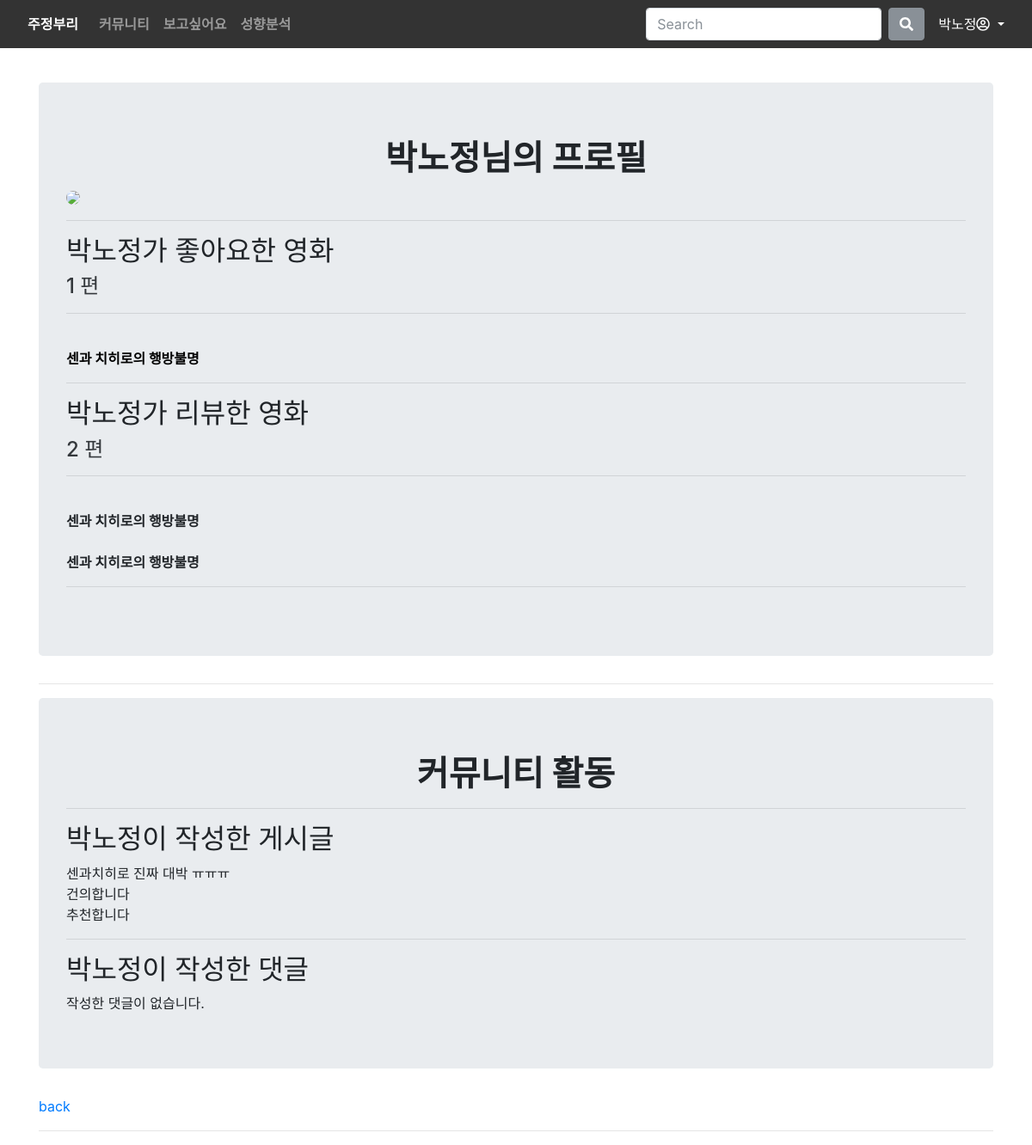
/accounts/박노정/ (signed in), run on an earlier commit of the app's database.
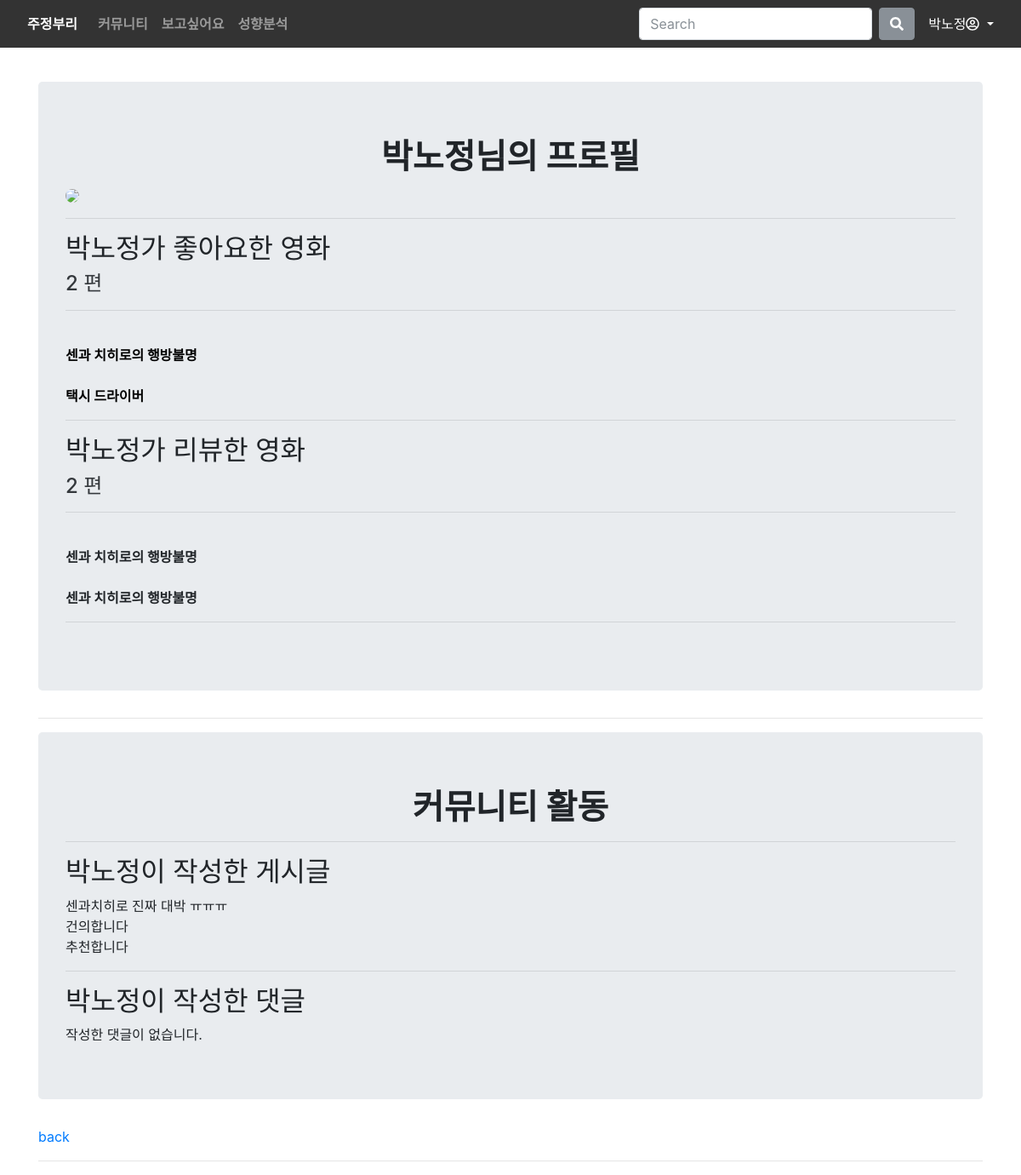
And on a later commit of the database.
### accounts/models.py (models this page shows)
class User(AbstractUser):
    pass

### movies/models.py (models this page shows)
class Movie(models.Model):
    adult = models.BooleanField()
    genres = models.CharField(max_length=200)
    popularity = models.IntegerField()
    original_language = models.CharField(max_length=200)
    original_title = models.CharField(max_length=200)
    poster_path = models.TextField()
    title = models.CharField(max_length=200)
    vote_average = models.IntegerField()
    vote_count = models.IntegerField()
    overview = models.TextField()
    release_date = models.DateField()
    video = models.CharField(max_length=500)
    like_users = models.ManyToManyField(settings.AUTH_USER_MODEL, related_name='like_movies', blank=True)

class Review(models.Model):
    star = models.IntegerField()
    content = models.TextField()
    star = models.IntegerField()
    created_at = models.DateTimeField(auto_now_add = True)
    updated_at = models.DateTimeField(auto_now = True)
    movie = models.ForeignKey(Movie, on_delete=models.CASCADE)
    user = models.ForeignKey(settings.AUTH_USER_MODEL, on_delete=models.CASCADE)

### community/models.py (models this page shows)
class Article(models.Model):
    title= models.CharField(max_length=100)
    content = models.TextField()
    created_at = models.DateTimeField(auto_now_add=True)
    updated_at = models.DateTimeField(auto_now=True)
    user = models.ForeignKey(settings.AUTH_USER_MODEL, on_delete=models.CASCADE)
    purpose = models.IntegerField()

### accounts/views.py (the view)
# urls.py: path('<username>/', views.profile, name='profile'),
@login_required
def profile(request, username):
    person = get_object_or_404(get_user_model(), username=username)
    context = {
        'person': person,
    }
    return render(request, 'accounts/profile.html', context)

### accounts/templates/accounts/profile.html (shortened to what this page needs)
{% extends 'base.html' %}
{% block content %}
{% load static %}
<div class="jumbotron">
  <h1 class="text-center"><strong>{{ person.username }}님의 프로필</strong></h1>
  <img class="img " src="{% static '/ssunho.jpg'%}" class="rounded float-left">
  <hr>
  <h2>{{ person.username }}가 좋아요한 영화</h2>
  <h4 style="opacity: 0.9;"> {{ person.like_movies.all|length }} 편 </h4>
  <hr>
  {% for movie in person.like_movies.all %}
    <br>
    <a href="{% url "movies:movie_detail" movie.pk%}" style="color:black"><strong>{{ movie.title }}</strong></a>
    <br>
  {% empty%}
    <div><strong>좋아요한 영화가 없습니다.</strong> </div>
  {% endfor %}
  <hr>
  <h2>{{ person.username }}가 리뷰한 영화</h2>
  <h4 style="opacity: 0.9;">{{ person.review_set.all|length }} 편</h4>
  <hr>
  {% for review in person.review_set.all %}
    <br>
    <div><strong>{{ review.movie.title }}</strong></div>
  {% empty%}
    <div><strong>리뷰한 영화가 없습니다.</strong> </div>
  {% endfor %}
  <hr>
</div>
<hr>
<div class="jumbotron">
  <h1 class="text-center"><strong>커뮤니티 활동</strong></h1>
  <hr>
  <h2>{{ person.username }}이 작성한 게시글</h2>
  {% for article in person.article_set.all %}
    <div>{{ article.title }}</div>
  {% empty %}
    <div> 작성한 글이 없습니다. </div>
  {% endfor %}
  <hr>
  <h2>{{ person.username }}이 작성한 댓글</h2>
  {% for comment in person.comment_set.all %}
    <div>{{  comment.content }}</div>
    {% empty %}
    <div> 작성한 댓글이 없습니다. </div>
  {% endfor %}
</div>
<a href="{% url 'community:index' %}">back</a>
<hr>
{% endblock  %}

### final_pjt/templates/base.html (shortened to what this page needs)
<!DOCTYPE html>
<html lang="en">
<head>
  {% load static %}
  <link rel="stylesheet" href="https://cdn.jsdelivr.net/npm/bootstrap@4.5.3/dist/css/bootstrap.min.css">
</head>
<body>
<nav class="fixed-top navbar navbar-expand-lg navbar-dark" style='background-color: black'>
  <a class="nav-link active text-white" href="{% url 'movies:first' %}"><strong>주정부리</strong></a>
  <div class="collapse navbar-collapse" id="navbarSupportedContent">
    <ul class="navbar-nav mr-auto">
      {% if request.user.is_superuser %}
      <li class="nav-item">
        <a class="nav-link" href="http://127.0.0.1:8000/admin/">관리자</a>
      </li>
      <li class="nav-item">
        <a class="nav-link" href="{% url 'community:index' %}">커뮤니티</a>
      </li>
      <li class="nav-item">
        <a class="nav-link" href="{% url 'movies:movie_list' %}">보고싶어요</a>
      </li>
      <li class="nav-item">
        <a class="nav-link" href="{% url 'movies:movie_mbti' %}">성향분석</a>
      </li>
      {% elif request.user.is_authenticated %}
      <li class="nav-item">
        <a class="nav-link" href="{% url 'community:index' %}"><strong>
        커뮤니티</strong></a>
      </li>
      <li class="nav-item">
        <a class="nav-link" href="{% url 'movies:movie_list' %}">
        <strong>보고싶어요</strong></a>
      </li>
            <li class="nav-item">
        <a class="nav-link" href="{% url 'movies:movie_mbti' %}"><strong>성향분석</strong></a>
      </li>
      {% endif %}
    </ul>
    <form action="{% url 'movies:movie_search' %}" class="form-inline my-2 my-lg-0" method='GET'>
      <input class='form-control mr-sm-2' type="search" placeholder='Search' aria-label='Search' name='q'>
      <button class='btn btn-secondary my-2 my-sm-0' type='submit'><i class='fas fa-search'></i></button>
    </form>
    {% if request.user.is_authenticated %}
    <form class="form-inline">
      <div class="nav-item dropdown">
        <a class="nav-link dropdown-toggle text-white" href="#" id="navbarDropdown" role="button" data-toggle="dropdown" aria-haspopup="true" aria-expanded="false">
          {{request.user.username}}<i class="far fa-user-circle"></i>
        </a>
      </div>
  </form>
  {% endif %}
  </div>
</nav>
<div class='container mt-5 pt-5 '>
    {% block content  %}
    {% endblock  %}
 </div>
</body>
</html>

What changed in the data, as far as the page shows it:
changed User "박노정": like_movies.all|length "1" → "2"
now on this page (row unchanged): Movie: title "택시 드라이버"
